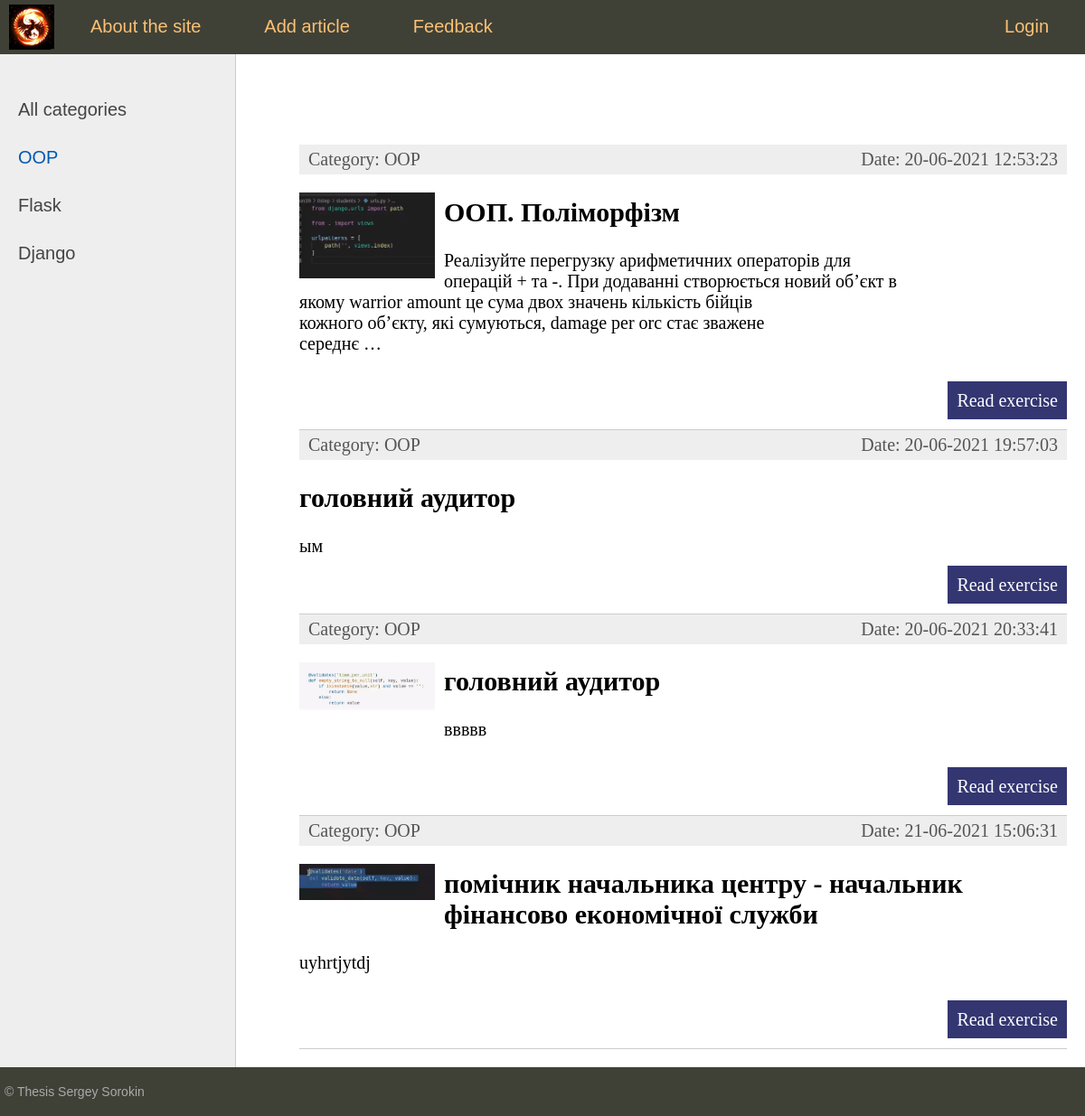
The app's page /category/oop/ with its own data.
### itstep/models.py (models this page shows, shortened)
class Category(models.Model):
    name = models.CharField(max_length=100, db_index=True, verbose_name="Category")
    slug = models.SlugField(max_length=255, unique=True, db_index=True, verbose_name="URL")
    def __str__(self):
        return self.name
    def get_absolute_url(self):
        return reverse('category', kwargs={'cat_slug': self.slug})
    class Meta:
        verbose_name = 'Category'
        verbose_name_plural = 'Categories'
        ordering = ['id']

class Exercises(models.Model):
    title = models.CharField(max_length=255, verbose_name='title')
    slug = models.SlugField(max_length=255, unique=True, db_index=True, verbose_name="URL")
    content = models.TextField(blank=True, verbose_name='content')
    photo = models.ImageField(upload_to="photos/", verbose_name='photo')
    time_create = models.DateTimeField(auto_now_add=True)
    time_update = models.DateTimeField(auto_now=True)
    is_published = models.BooleanField(default=True)
    cat = models.ForeignKey('Category',
                            on_delete=models.PROTECT)
    def get_absolute_url(self):
        return reverse('post', kwargs={'post_slug': self.slug})
    class Meta:
        verbose_name = 'My exercises'
        verbose_name_plural = 'My exercises'
        ordering = ['id']

### itstep/views.py (the view)
# urls.py: path('category/<slug:cat_slug>/', show_category, name='category'),
def show_category(request, cat_slug):
    cat = get_object_or_404(Category, slug=cat_slug)
    posts = Exercises.objects.filter(cat_id=cat.pk)
    if len(posts) == 0:
        raise Http404()
    context = {
        'posts': posts,
        'menu': menu,
        'title': cat.name,
        'cat_selected': cat.pk,
    }
    return render(request, 'itstep/index.html', context=context)

### itstep/templatetags/itstep_tags.py (called while the page is built)
@register.inclusion_tag('itstep/list_categories.html')
def show_categories(sort=None, cat_selected=0):
    if not sort:
        cats = Category.objects.all()
    else:
        cats = Category.objects.order_by(sort)
    return {"cats": cats, "cat_selected": cat_selected}

### itstep/templates/itstep/index.html (shortened to what this page needs)
{% extends 'itstep/base.html' %} {% block content %}
<ul class="list-articles">
    {% for p in posts %}
    <li>
        <div class="article-panel">
            <p class="first">Category: {{p.cat}}</p>
            <p class="last">Date: {{p.time_update|date:"d-m-Y H:i:s"}}</p>
        </div>
        {% if p.photo %}
        <p><img class="img-article-left thumb" src="{{p.photo.url}}"></p>
        {% endif %}
        <h2>{{p.title}}</h2>
        {% autoescape on %}
        {{p.content|linebreaks|truncatewords:30}}
        {% endautoescape %}
        <p class="link-read-post"><a href="{{ p.get_absolute_url }}">Read exercise</a></p>
    </li>
    {% endfor %}
</ul>
{% endblock %}

### itstep/templates/itstep/list_categories.html
{% for c in cats %}
{% if c.pk == cat_selected %}
<li class="selected">{{c.name}}</li>
{% else %}
<li><a href="{{ c.get_absolute_url }}">{{c.name}}</a></li>
{% endif %}
{% endfor %}

### itstep/static/itstep/css/styles.css (style rules this page uses)
html, body { font-family: 'Arial'; margin: 0; padding: 0; height: 100%; width: 100%; color: #444; }
a { color: #0059b2; text-decoration: none; }
img { max-width: 600px; height: auto; }
img.img-article-left { max-width: 300px; height: auto; float: left; padding: 0 10px 10px 0; }
img.img-article-left.thumb { max-width: 150px; height: auto; }
p.link-read-post { text-align: right; }
p.link-read-post a { padding: 10px; min-width: 100px; background: #333671; color: #fff; text-decoration: none; }
div.article-panel { background: #eee; padding: 5px 10px 5px 10px; box-sizing border-box; overflow: hidden; color: #555; }
div.article-panel p.first { margin: 0; float: left; }
div.article-panel p.last { margin: 0; float: right; }
ul.list-articles { list-style: none; margin: 0; padding: 0; }
ul.list-articles li { border-bottom: 1px solid #ccc; }
.left-chapters ul li { margin: 30px 0 0 0; color: #999; }
.left-chapters ul li.selected { color: #0059b2; }
.left-chapters ul li a { color: #444; text-decoration: none; }

### records on screen
Category: name "OOP"
Category: name "Flask"
Category: name "Django"
Exercises: cat "OOP", time_update "20-06-2021 12:53:23", photo (picture), title "ООП. Поліморфізм", content "Реалізуйте перегрузку арифметичних операторів для операцій + та -. При додаванні створюється новий об’єкт в якому warrior amount це сума двох значень кількість бійців кожного об’єкту, які сумуються, damage per orc стає зважене середнє …"
Exercises: cat "OOP", time_update "20-06-2021 19:57:03", title "головний аудитор", content "ым"
Exercises: cat "OOP", time_update "20-06-2021 20:33:41", photo (picture), title "головний аудитор", content "ввввв"
Exercises: cat "OOP", time_update "21-06-2021 15:06:31", photo (picture), title "помічник начальника центру - начальник фінансово економічної служби", content "uyhrtjytdj"

### other values on screen
{{ m.title }} "About the site" "Add article" "Feedback"
{{ m.title }} "Login"
